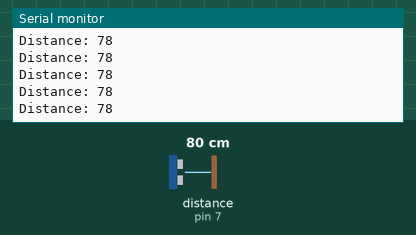
The sketch below on a simulated Arduino Uno, built with avr-gcc and run on an emulated ATmega328P. Shown: the last lines printed to the serial monitor. Wiring (inferred from the names in the program): ultrasonic range finder: trigger pin 6; echo pin 7. The inputs (shaded band) are chosen by the test bench; at power-on: distance to the obstacle (sensor on pin 7) 80 cm. The echo pulse lasts 58.3 µs per cm.

Above: at 1.2 s.
1.3 s: distance to the obstacle (sensor on pin 7) set to 2 cm
At 1.9 s:
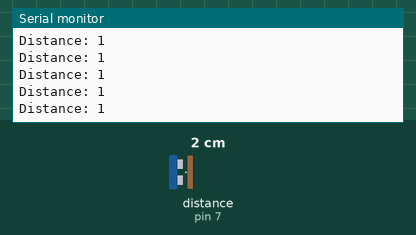
4.3 s: distance to the obstacle (sensor on pin 7) set to 120 cm
At 4.9 s:
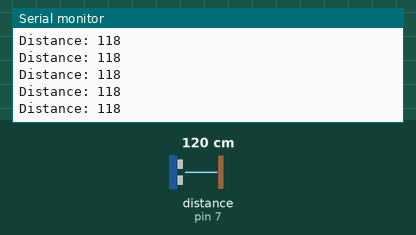
7.3 s: distance to the obstacle (sensor on pin 7) set to 4 cm
At 8.4 s:
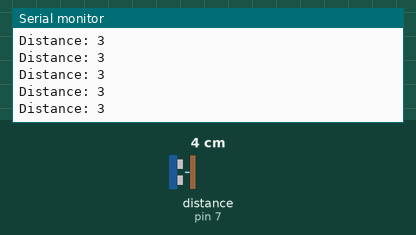
10.3 s: distance to the obstacle (sensor on pin 7) set to 18 cm
At 10.8 s:
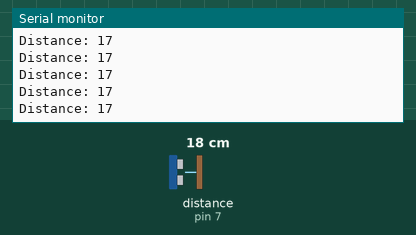
Timing chart, 0 to 13.3 s (numbered marks = the images above; inputs shaded):
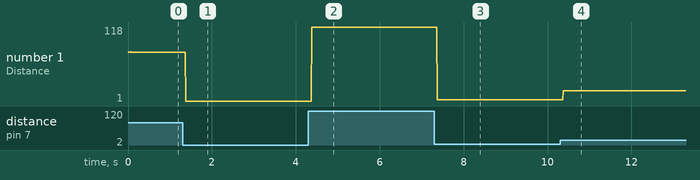

Measured:
- after the input at 1.3 s, the serial monitor: prints a new line after 0.07 s (image 1)
- after the input at 4.3 s, the serial monitor: prints a new line after 0.08 s (image 2)
- after the input at 7.3 s, the serial monitor: prints a new line after 0.07 s (image 3)
- after the input at 10.3 s, the serial monitor: prints a new line after 0.07 s (image 4)
- plotted number 1: 78 → 1 after the input at 1.3 s, 1 → 118 after the input at 4.3 s, 118 → 3 after the input at 7.3 s, 3 → 1 after the input at 10.3 s

The sketch:

Ultrasonic_Demo.ino
```cpp
// defines pins numbers
const int trigPin = 6;
const int echoPin = 7;
const int averageNumber = 20;

// defines variables
long duration;
int distance, distanceLast;
int distanceSmooth = 0;
int index = 0;

void setup() {
  pinMode(trigPin, OUTPUT); // Sets the trigPin as an Output
  pinMode(echoPin, INPUT); // Sets the echoPin as an Input
  Serial.begin(9600); // Starts the serial communication
}

void loop() {
  // Clears the trigPin
  digitalWrite(trigPin, LOW);
  delayMicroseconds(2);

  // Sets the trigPin on HIGH state for 10 micro seconds
  digitalWrite(trigPin, HIGH);
  delayMicroseconds(10);
  digitalWrite(trigPin, LOW);

  // Reads the echoPin, returns the sound wave travel time in microseconds
  duration = pulseIn(echoPin, HIGH, 24000);

  // Calculating the distance
  distance = duration * 0.034/2;

  if(distance == 0){
    distance = distanceLast;
  }
  distanceLast = distance;

  Serial.print("Distance: ");
  Serial.println(distance);
  index ++;
}
```
